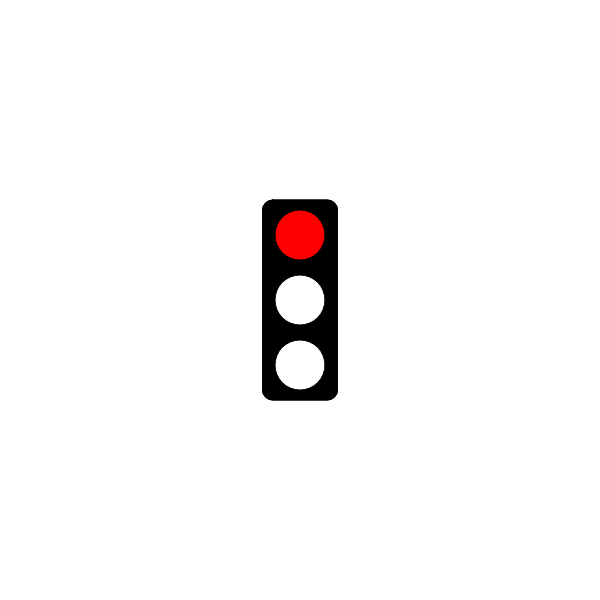
Frame 1 (no input)
Frame 60 (no input): identical to frame 1, image omitted
Frame 120 (the mouse pressed at the canvas centre since frame 60): identical to frame 1, image omitted

The p5.js sketch that drew this single still picture (run headless with seeded random() and noise() and a simulated clock; from frame 60 on, the mouse is pressed at the canvas centre):

// p5.js sketch
// ── sketch.js
// traffic light
//9/24/2024

let rTime = 6000;
let yTime = 2000;
let gTime = 6000;
let colourState = 1;
let lastTime = -2000;

function setup() {
  background(255);
  createCanvas(600, 600);
  drawOutlineOfLights();
}

function draw() {
  lightColour();
}

function drawOutlineOfLights() {
  rectMode(CENTER);
  fill(0);
  rect(width/2, height/2, 75, 200, 10);
  fill(255);
  ellipse(width/2, height/2 - 65, 50, 50); //top
  ellipse(width/2, height/2, 50, 50); //middle
  ellipse(width/2, height/2 + 65, 50, 50); //bottom
}

function lightColour() {
  if (millis() > lastTime + yTime && colourState === 1) { // red
    drawOutlineOfLights();
    fill(255, 0, 0);
    ellipse(width/2, height/2 - 65, 50, 50);
    lastTime = millis();
    colourState = 2;
  }
  if (millis() > lastTime + rTime && colourState === 2) { // green
    drawOutlineOfLights();
    fill(0, 255, 0);
    ellipse(width/2, height/2 + 65, 50, 50);
    lastTime = millis();
    colourState = 3
  }
  if (millis() > lastTime + gTime && colourState === 3) { // yellow
    drawOutlineOfLights();
    fill(255, 255, 0);
    ellipse(width/2, height/2, 50, 50);
    lastTime = millis();
    colourState = 1;
  }
}
